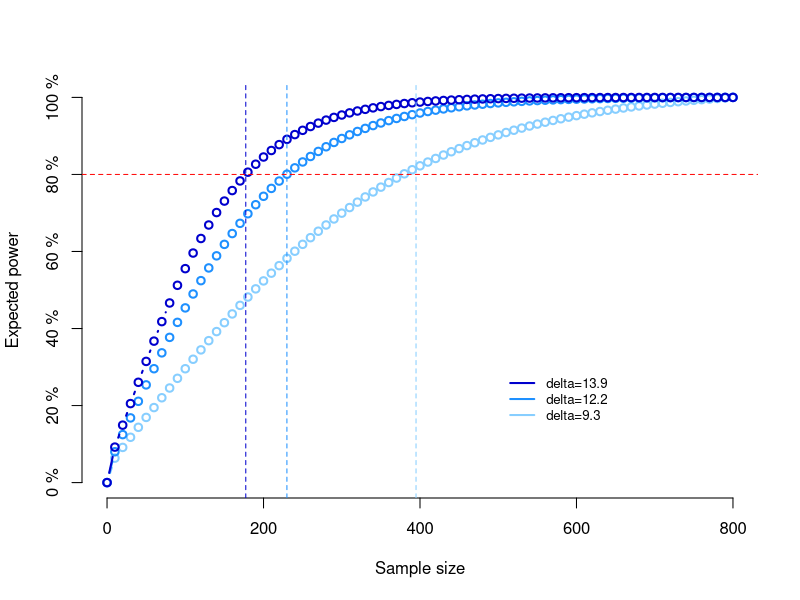

This chart was generated by the following R code:
## ---- chunk 1
knitr::opts_chunk$set(echo = TRUE)
library(pwr)
## ---- chunk 2
# Sample size for a given power
p.out1 <-power.t.test(power=0.8,
                      delta=4.6,
                      sd=46.59,
                      type="two.sample")
p.out1
## ---- chunk 3
# Sample size for a given power
p.out2 <-power.t.test(power=0.8,
                      delta=7.3,
                      sd=46.59,
                      type="two.sample")
p.out2
## ---- chunk 4
# Sample size for a given power
p.out3 <-power.t.test(power=0.8,
                      delta=9.3,
                      sd=46.59,
                      type="two.sample")
p.out3
## ---- chunk 5
# Sample size for a given power
p.out4 <-power.t.test(power=0.8,
                      delta=12.2,
                      sd=46.59,
                      type="two.sample")
p.out4
## ---- chunk 6
# Sample size for a given power
p.out5 <-power.t.test(power=0.8,
                      delta=13.9,
                      sd=46.59,
                      type="two.sample")
p.out5
## ---- chunk 7
# Get power calculatons
samplesizes <- seq(from=0,to=800,by=10)
#pwr.1 <-power.t.test(n=samplesizes,delta=4.6  ,sd=46.59,type="two.sample")$power
#pwr.2 <-power.t.test(n=samplesizes,delta=7.3  ,sd=46.59,type="two.sample")$power
pwr.3 <-power.t.test(n=samplesizes,delta=9.3  ,sd=46.59,type="two.sample")$power
pwr.4 <-power.t.test(n=samplesizes,delta=12.2 ,sd=46.59,type="two.sample")$power
pwr.5 <-power.t.test(n=samplesizes,delta=13.9 ,sd=46.59,type="two.sample")$power

# Generate plot
plot(samplesizes, pwr.3, type="b", col="skyblue1", lwd=2, axes=FALSE, ylab="", xlab="" )
par(new=TRUE)
plot(samplesizes, pwr.4, type="b", col="dodgerblue", lwd=2, axes=FALSE, ylab="", xlab="" )
par(new=TRUE)
plot(samplesizes, pwr.5,type="b", col="mediumblue", lwd=2, axes=FALSE,
     xlim=c(0,800), xlab="Sample size", ylab="Expected power", ylim=c(0,1))
axis(1,at=c(0,200,400,600,800))
axis(2,at=c(0,0.2,0.4,0.6,0.8,1),labels=paste(c(0,20,40,60,80,100),"%"))
abline(h=0.8, col="red", lty=2)
abline(v=p.out3$n, col="skyblue1", lty=2)
abline(v=p.out4$n, col="dodgerblue", lty=2)
abline(v=p.out5$n, col="mediumblue", lty=2)
legend(500, 0.3, legend=c("delta=13.9", "delta=12.2", "delta=9.3"),
       col=c("mediumblue", "dodgerblue", "skyblue1"), lwd=2:2, lty=1:1, cex=0.8, box.lty=0)
## ---- chunk 8
# Effect for a given power and sample size
design.1 <-power.t.test(power=0.8,
                      n=300,
                      sd=46.59,
                      type="two.sample")
